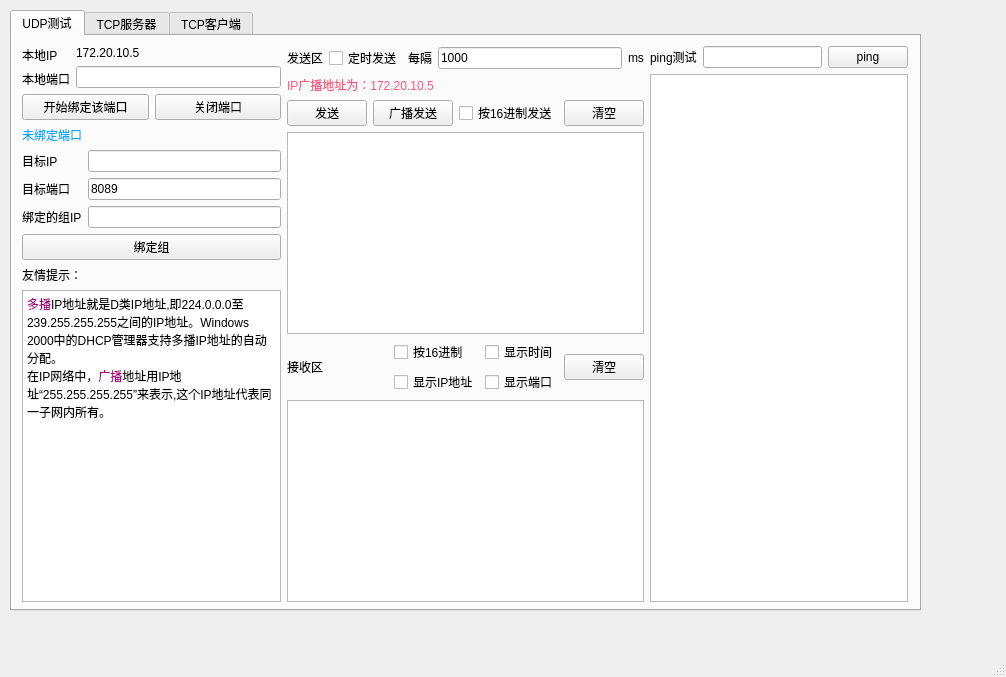
<?xml version="1.0" encoding="UTF-8"?>
<ui version="4.0">
 <class>MainWindow</class>
 <widget class="QMainWindow" name="MainWindow">
  <property name="geometry">
   <rect>
    <x>0</x>
    <y>0</y>
    <width>1006</width>
    <height>677</height>
   </rect>
  </property>
  <property name="windowTitle">
   <string>MainWindow</string>
  </property>
  <widget class="QWidget" name="centralwidget">
   <property name="styleSheet">
    <string notr="true"/>
   </property>
   <widget class="QTabWidget" name="tabWidget">
    <property name="geometry">
     <rect>
      <x>10</x>
      <y>10</y>
      <width>911</width>
      <height>601</height>
     </rect>
    </property>
    <property name="currentIndex">
     <number>0</number>
    </property>
    <widget class="QWidget" name="tab">
     <attribute name="title">
      <string>UDP测试</string>
     </attribute>
     <widget class="QWidget" name="layoutWidget">
      <property name="geometry">
       <rect>
        <x>10</x>
        <y>10</y>
        <width>886</width>
        <height>556</height>
       </rect>
      </property>
      <layout class="QHBoxLayout" name="horizontalLayout_57">
       <item>
        <layout class="QVBoxLayout" name="verticalLayout_52">
         <item>
          <layout class="QVBoxLayout" name="verticalLayout_53">
           <item>
            <layout class="QHBoxLayout" name="horizontalLayout_58">
             <item>
              <layout class="QVBoxLayout" name="verticalLayout_54">
               <item>
                <widget class="QLabel" name="label_71">
                 <property name="text">
                  <string>本地IP</string>
                 </property>
                </widget>
               </item>
               <item>
                <widget class="QLabel" name="label_72">
                 <property name="text">
                  <string>本地端口</string>
                 </property>
                </widget>
               </item>
              </layout>
             </item>
             <item>
              <layout class="QVBoxLayout" name="verticalLayout_55">
               <item>
                <widget class="QLabel" name="label_73">
                 <property name="text">
                  <string>172.20.10.5</string>
                 </property>
                </widget>
               </item>
               <item>
                <widget class="QLineEdit" name="lineEdit_31"/>
               </item>
              </layout>
             </item>
            </layout>
           </item>
           <item>
            <layout class="QHBoxLayout" name="horizontalLayout_59">
             <item>
              <widget class="QPushButton" name="pushButton_59">
               <property name="text">
                <string>开始绑定该端口</string>
               </property>
              </widget>
             </item>
             <item>
              <widget class="QPushButton" name="pushButton_60">
               <property name="text">
                <string>关闭端口</string>
               </property>
              </widget>
             </item>
            </layout>
           </item>
          </layout>
         </item>
         <item>
          <widget class="QLabel" name="label_74">
           <property name="styleSheet">
            <string notr="true">color: rgb(0, 170, 255);</string>
           </property>
           <property name="text">
            <string>未绑定端口</string>
           </property>
          </widget>
         </item>
         <item>
          <layout class="QVBoxLayout" name="verticalLayout_56">
           <item>
            <layout class="QHBoxLayout" name="horizontalLayout_60">
             <item>
              <layout class="QVBoxLayout" name="verticalLayout_57">
               <item>
                <widget class="QLabel" name="label_75">
                 <property name="text">
                  <string>目标IP</string>
                 </property>
                </widget>
               </item>
               <item>
                <widget class="QLabel" name="label_76">
                 <property name="text">
                  <string>目标端口</string>
                 </property>
                </widget>
               </item>
               <item>
                <widget class="QLabel" name="label_77">
                 <property name="text">
                  <string>绑定的组IP</string>
                 </property>
                </widget>
               </item>
              </layout>
             </item>
             <item>
              <layout class="QVBoxLayout" name="verticalLayout_58">
               <item>
                <widget class="QLineEdit" name="lineEdit_32"/>
               </item>
               <item>
                <widget class="QLineEdit" name="lineEdit_33">
                 <property name="text">
                  <string>8089</string>
                 </property>
                </widget>
               </item>
               <item>
                <widget class="QLineEdit" name="lineEdit_34"/>
               </item>
              </layout>
             </item>
            </layout>
           </item>
           <item>
            <widget class="QPushButton" name="pushButton_61">
             <property name="text">
              <string>绑定组</string>
             </property>
            </widget>
           </item>
          </layout>
         </item>
         <item>
          <widget class="QLabel" name="label_78">
           <property name="text">
            <string>友情提示：</string>
           </property>
          </widget>
         </item>
         <item>
          <widget class="QTextEdit" name="textEdit_16">
           <property name="html">
            <string>&lt;!DOCTYPE HTML PUBLIC &quot;-//W3C//DTD HTML 4.0//EN&quot; &quot;http://www.w3.org/TR/REC-html40/strict.dtd&quot;&gt;
&lt;html&gt;&lt;head&gt;&lt;meta name=&quot;qrichtext&quot; content=&quot;1&quot; /&gt;&lt;style type=&quot;text/css&quot;&gt;
p, li { white-space: pre-wrap; }
&lt;/style&gt;&lt;/head&gt;&lt;body style=&quot; font-family:'SimSun'; font-size:9pt; font-weight:400; font-style:normal;&quot;&gt;
&lt;p style=&quot; margin-top:0px; margin-bottom:0px; margin-left:0px; margin-right:0px; -qt-block-indent:0; text-indent:0px;&quot;&gt;&lt;span style=&quot; color:#aa007f;&quot;&gt;多播&lt;/span&gt;IP地址就是D类IP地址,即224.0.0.0至239.255.255.255之间的IP地址。Windows 2000中的DHCP管理器支持多播IP地址的自动分配。&lt;/p&gt;
&lt;p style=&quot; margin-top:0px; margin-bottom:0px; margin-left:0px; margin-right:0px; -qt-block-indent:0; text-indent:0px;&quot;&gt;在IP网络中，&lt;span style=&quot; color:#aa007f;&quot;&gt;广播&lt;/span&gt;地址用IP地址“255.255.255.255”来表示,这个IP地址代表同一子网内所有。&lt;/p&gt;&lt;/body&gt;&lt;/html&gt;</string>
           </property>
          </widget>
         </item>
        </layout>
       </item>
       <item>
        <layout class="QVBoxLayout" name="verticalLayout_59">
         <item>
          <layout class="QHBoxLayout" name="horizontalLayout_61">
           <item>
            <widget class="QLabel" name="label_79">
             <property name="styleSheet">
              <string notr="true">font: 14pt &quot;Agency FB&quot;;</string>
             </property>
             <property name="text">
              <string>发送区</string>
             </property>
             <property name="textFormat">
              <enum>Qt::AutoText</enum>
             </property>
             <property name="margin">
              <number>0</number>
             </property>
            </widget>
           </item>
           <item>
            <layout class="QHBoxLayout" name="horizontalLayout_62">
             <item>
              <widget class="QCheckBox" name="checkBox_31">
               <property name="enabled">
                <bool>true</bool>
               </property>
               <property name="text">
                <string>定时发送</string>
               </property>
              </widget>
             </item>
             <item>
              <widget class="QLabel" name="label_80">
               <property name="text">
                <string>每隔</string>
               </property>
              </widget>
             </item>
             <item>
              <widget class="QLineEdit" name="lineEdit_35">
               <property name="text">
                <string>1000</string>
               </property>
              </widget>
             </item>
             <item>
              <widget class="QLabel" name="label_81">
               <property name="text">
                <string>ms</string>
               </property>
              </widget>
             </item>
            </layout>
           </item>
          </layout>
         </item>
         <item>
          <widget class="QLabel" name="label_82">
           <property name="styleSheet">
            <string notr="true">color: rgb(255, 85, 127);</string>
           </property>
           <property name="text">
            <string>IP广播地址为：172.20.10.5</string>
           </property>
          </widget>
         </item>
         <item>
          <layout class="QHBoxLayout" name="horizontalLayout_63">
           <item>
            <widget class="QPushButton" name="pushButton_62">
             <property name="text">
              <string>发送</string>
             </property>
            </widget>
           </item>
           <item>
            <widget class="QPushButton" name="pushButton_63">
             <property name="text">
              <string>广播发送</string>
             </property>
            </widget>
           </item>
           <item>
            <widget class="QCheckBox" name="checkBox_32">
             <property name="text">
              <string>按16进制发送</string>
             </property>
            </widget>
           </item>
           <item>
            <widget class="QPushButton" name="pushButton_64">
             <property name="text">
              <string>清空</string>
             </property>
            </widget>
           </item>
          </layout>
         </item>
         <item>
          <widget class="QTextEdit" name="textEdit_17">
           <property name="html">
            <string>&lt;!DOCTYPE HTML PUBLIC &quot;-//W3C//DTD HTML 4.0//EN&quot; &quot;http://www.w3.org/TR/REC-html40/strict.dtd&quot;&gt;
&lt;html&gt;&lt;head&gt;&lt;meta name=&quot;qrichtext&quot; content=&quot;1&quot; /&gt;&lt;style type=&quot;text/css&quot;&gt;
p, li { white-space: pre-wrap; }
&lt;/style&gt;&lt;/head&gt;&lt;body style=&quot; font-family:'SimSun'; font-size:9pt; font-weight:400; font-style:normal;&quot;&gt;
&lt;p style=&quot;-qt-paragraph-type:empty; margin-top:0px; margin-bottom:0px; margin-left:0px; margin-right:0px; -qt-block-indent:0; text-indent:0px;&quot;&gt;&lt;br /&gt;&lt;/p&gt;&lt;/body&gt;&lt;/html&gt;</string>
           </property>
          </widget>
         </item>
         <item>
          <layout class="QHBoxLayout" name="horizontalLayout_64">
           <item>
            <widget class="QLabel" name="label_83">
             <property name="styleSheet">
              <string notr="true">font: 14pt &quot;Agency FB&quot;;</string>
             </property>
             <property name="text">
              <string>接收区</string>
             </property>
             <property name="textFormat">
              <enum>Qt::AutoText</enum>
             </property>
             <property name="margin">
              <number>0</number>
             </property>
            </widget>
           </item>
           <item>
            <layout class="QHBoxLayout" name="horizontalLayout_65">
             <item>
              <layout class="QGridLayout" name="gridLayout_6">
               <item row="0" column="0">
                <widget class="QCheckBox" name="checkBox_33">
                 <property name="text">
                  <string>按16进制</string>
                 </property>
                </widget>
               </item>
               <item row="0" column="1">
                <widget class="QCheckBox" name="checkBox_34">
                 <property name="text">
                  <string>显示时间</string>
                 </property>
                </widget>
               </item>
               <item row="1" column="0">
                <widget class="QCheckBox" name="checkBox_35">
                 <property name="text">
                  <string>显示IP地址</string>
                 </property>
                </widget>
               </item>
               <item row="1" column="1">
                <widget class="QCheckBox" name="checkBox_36">
                 <property name="text">
                  <string>显示端口</string>
                 </property>
                </widget>
               </item>
              </layout>
             </item>
             <item>
              <widget class="QPushButton" name="pushButton_65">
               <property name="text">
                <string>清空</string>
               </property>
              </widget>
             </item>
            </layout>
           </item>
          </layout>
         </item>
         <item>
          <widget class="QTextEdit" name="textEdit_18">
           <property name="html">
            <string>&lt;!DOCTYPE HTML PUBLIC &quot;-//W3C//DTD HTML 4.0//EN&quot; &quot;http://www.w3.org/TR/REC-html40/strict.dtd&quot;&gt;
&lt;html&gt;&lt;head&gt;&lt;meta name=&quot;qrichtext&quot; content=&quot;1&quot; /&gt;&lt;style type=&quot;text/css&quot;&gt;
p, li { white-space: pre-wrap; }
&lt;/style&gt;&lt;/head&gt;&lt;body style=&quot; font-family:'SimSun'; font-size:9pt; font-weight:400; font-style:normal;&quot;&gt;
&lt;p style=&quot;-qt-paragraph-type:empty; margin-top:0px; margin-bottom:0px; margin-left:0px; margin-right:0px; -qt-block-indent:0; text-indent:0px;&quot;&gt;&lt;br /&gt;&lt;/p&gt;&lt;/body&gt;&lt;/html&gt;</string>
           </property>
          </widget>
         </item>
        </layout>
       </item>
       <item>
        <layout class="QVBoxLayout" name="verticalLayout_60">
         <item>
          <layout class="QHBoxLayout" name="horizontalLayout_66">
           <item>
            <widget class="QLabel" name="label_84">
             <property name="text">
              <string>ping测试</string>
             </property>
            </widget>
           </item>
           <item>
            <widget class="QLineEdit" name="lineEdit_36"/>
           </item>
           <item>
            <widget class="QPushButton" name="pushButton_66">
             <property name="text">
              <string>ping</string>
             </property>
            </widget>
           </item>
          </layout>
         </item>
         <item>
          <widget class="QTextBrowser" name="textBrowser_6"/>
         </item>
        </layout>
       </item>
      </layout>
     </widget>
    </widget>
    <widget class="QWidget" name="tab_2">
     <attribute name="title">
      <string>TCP服务器</string>
     </attribute>
    </widget>
    <widget class="QWidget" name="tab_3">
     <attribute name="title">
      <string>TCP客户端</string>
     </attribute>
    </widget>
   </widget>
  </widget>
  <widget class="QStatusBar" name="statusbar"/>
  <widget class="QMenuBar" name="menubar">
   <property name="geometry">
    <rect>
     <x>0</x>
     <y>0</y>
     <width>1006</width>
     <height>23</height>
    </rect>
   </property>
  </widget>
 </widget>
 <resources/>
 <connections/>
</ui>
